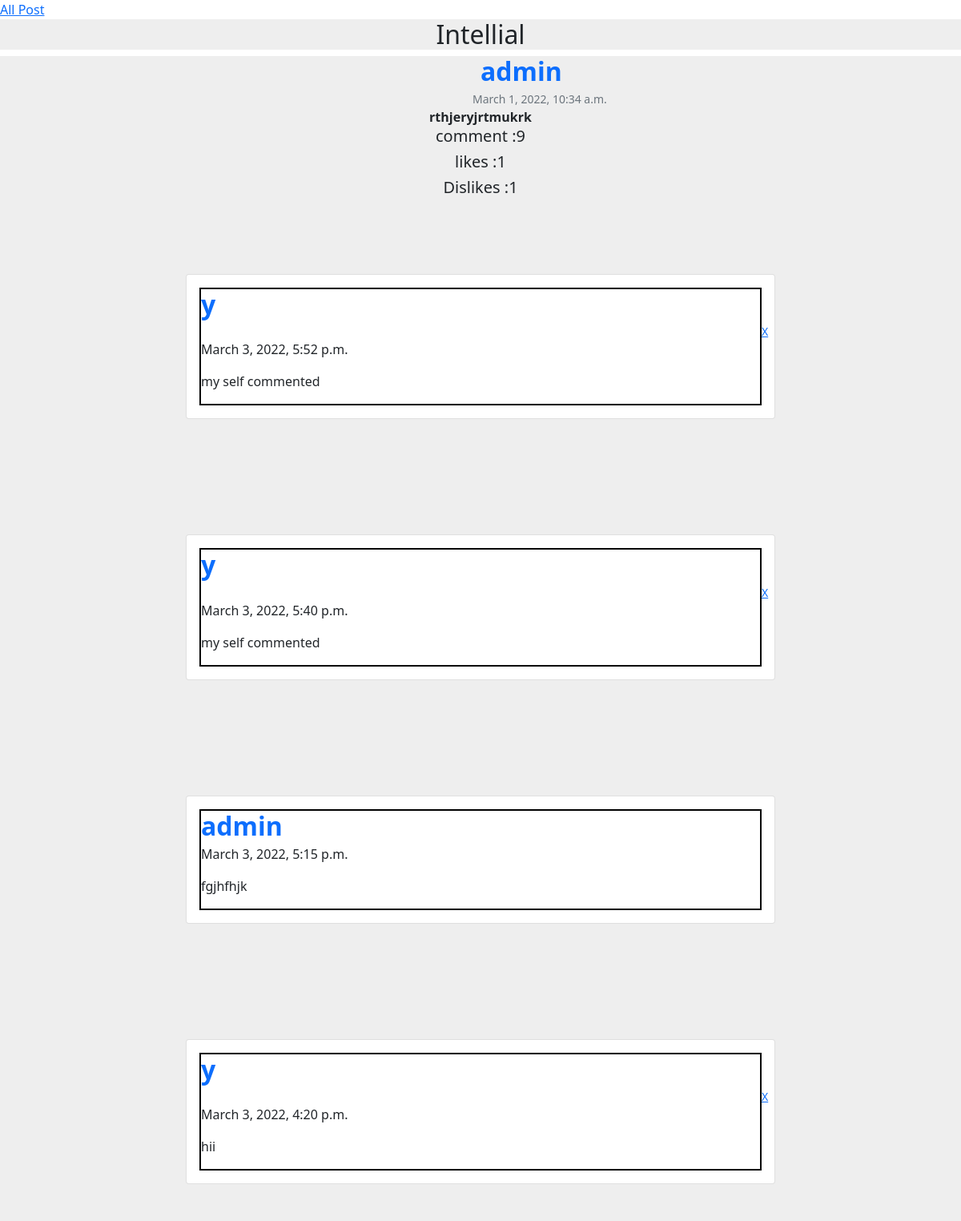
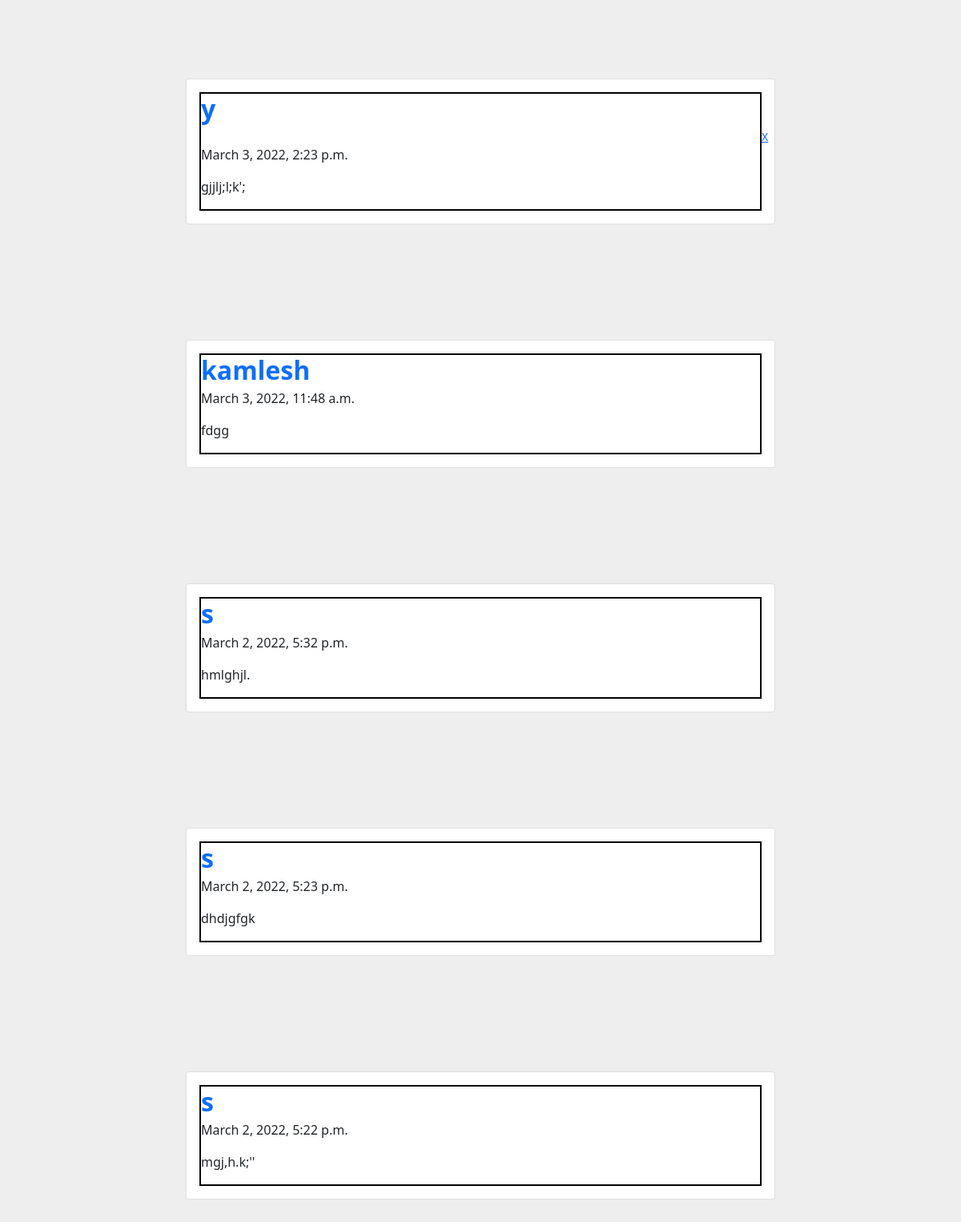
Page /post_with_comment/15/ (signed in) on the committed database (2 pictures, top to bottom).
### post_app/models.py (models this page shows, shortened)
class Post(models.Model):
    user = models.ForeignKey(User,on_delete=models.CASCADE)
    post_message = models.TextField(max_length=100)
    created = models.DateTimeField(auto_now_add=True)
    def __str__(self):
        return self.post_message

class Comment(models.Model):
    user = models.ForeignKey(User,on_delete=models.CASCADE)
    post = models.ForeignKey(Post,on_delete=models.CASCADE)
    comment = models.CharField(max_length=100)
    created = models.DateTimeField(auto_now_add=True)

### post_app/views.py (the view)
# urls.py: path('post_with_comment/<int:id>/',post_with_comment,name='post_with_comment'),
def post_with_comment(request,id):
    post = Post.objects.get(id=id)
    comment = Comment.objects.filter(post=post).order_by("-created")
    number_of_comment = comment.count()
    like = Like.objects.filter(post=post)
    number_of_like =like.count()
    dislike = Dislike.objects.filter(post=post)
    number_of_dislike = dislike.count()
    return render(request,'comment_page.html',{'comment':comment,'post':post,'number_of_comment':number_of_comment,"number_of_like":number_of_like,"number_of_dislike":number_of_dislike})

### post_app/templates/comment_page.html (shortened to what this page needs)
<!DOCTYPE html>
<html lang="en">
<head>
    <link href="https://cdn.jsdelivr.net/npm/bootstrap@5.1.3/dist/css/bootstrap.min.css" rel="stylesheet"
>
</head>
<body>
    <a href="{% url 'post_listing' %}">All Post</a>
    <center>
        <div>
            <h2 style="background-color: #eee;">Intellial</h2>
        </div>
    </center>
    <section style="background-color: #eee;">
        <center>
            <div class="d-flex flex-start align-items-center">
                <div>
                    <h2 class="fw-bold text-primary mb-1 d-flex" style="margin-left: 600px;">{{post.user}}</h2>
                    <p class="text-muted small mb-0" style="margin-left: 590px;">
                        {{post.created}}
                    </p>
                </div>
            </div>
            <p class="fw-bold  mb-0">
                {{post}}
            </p>
            <div>
                <h5>comment :{{number_of_comment}}</h5>
                <h5>likes :{{number_of_like}}</h5>
                <h5>Dislikes :{{number_of_dislike}}</h5>
            </div>
        </center>
        {% for i in comment %}
        <div class="container my-5 py-5">
            <div class="row d-flex justify-content-center">
                <div class="col-md-12 col-lg-10 col-xl-8">
                    <div class="card">
                        <div class="card-body">
                            <div style="border: 2px solid black;">
                                <h2 class="fw-bold text-primary mb-1">{{i.user}}</h2>
                                {% if request.user == i.user %}
                                <p class="text-muted small mb-0 " style="margin-left: 700px;"><a
                                        href="{% url 'delete_comment' id=i.id %}">X</a>
                                </p>
                                {% endif %}
                                <p>{{i.created}}</p>
                                <p>{{i.comment}}</p>
                            </div>
                        </div>
                    </div>
                </div>
            </div>
        </div>
        {% endfor %}
    </section>
</body>
</html>

### rows in the picture
Post: user "admin", created "March 1, 2022, 10:34 a.m.", post_message "rthjeryjrtmukrk"
Comment: user "y", shows "X", created "March 3, 2022, 5:52 p.m.", comment "my self commented"
Comment: user "y", shows "X", created "March 3, 2022, 5:40 p.m.", comment "my self commented"
Comment: user "admin", created "March 3, 2022, 5:15 p.m.", comment "fgjhfhjk"
Comment: user "y", shows "X", created "March 3, 2022, 4:20 p.m.", comment "hii"
Comment: user "y", shows "X", created "March 3, 2022, 2:23 p.m.", comment "gjjlj;l;k';"
Comment: user "kamlesh", created "March 3, 2022, 11:48 a.m.", comment "fdgg"
Comment: user "s", created "March 2, 2022, 5:32 p.m.", comment "hmlghjl."
Comment: user "s", created "March 2, 2022, 5:23 p.m.", comment "dhdjgfgk"
Comment: user "s", created "March 2, 2022, 5:22 p.m.", comment "mgj,h.k;''"

### other values in the picture
{{ number_of_comment }} "9"
{{ number_of_like }} "1"
{{ number_of_dislike }} "1"
